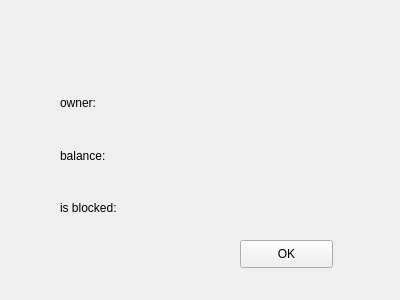
<?xml version="1.0" encoding="UTF-8"?>
<ui version="4.0">
 <class>accountInfo</class>
 <widget class="QWidget" name="accountInfo">
  <property name="geometry">
   <rect>
    <x>0</x>
    <y>0</y>
    <width>400</width>
    <height>300</height>
   </rect>
  </property>
  <property name="windowTitle">
   <string>Form</string>
  </property>
  <widget class="QPushButton" name="ok_pbn">
   <property name="geometry">
    <rect>
     <x>240</x>
     <y>240</y>
     <width>93</width>
     <height>28</height>
    </rect>
   </property>
   <property name="text">
    <string>OK</string>
   </property>
  </widget>
  <widget class="QWidget" name="verticalLayoutWidget">
   <property name="geometry">
    <rect>
     <x>60</x>
     <y>80</y>
     <width>160</width>
     <height>151</height>
    </rect>
   </property>
   <layout class="QVBoxLayout" name="verticalLayout">
    <item>
     <widget class="QLabel" name="owner_lbl">
      <property name="text">
       <string>owner: </string>
      </property>
     </widget>
    </item>
    <item>
     <widget class="QLabel" name="balance_lbl">
      <property name="text">
       <string>balance: </string>
      </property>
     </widget>
    </item>
    <item>
     <widget class="QLabel" name="is_blocked_lbl">
      <property name="text">
       <string>is blocked: </string>
      </property>
     </widget>
    </item>
   </layout>
  </widget>
 </widget>
 <resources/>
 <connections>
  <connection>
   <sender>ok_pbn</sender>
   <signal>clicked()</signal>
   <receiver>accountInfo</receiver>
   <slot>close()</slot>
   <hints>
    <hint type="sourcelabel">
     <x>286</x>
     <y>253</y>
    </hint>
    <hint type="destinationlabel">
     <x>199</x>
     <y>149</y>
    </hint>
   </hints>
  </connection>
 </connections>
</ui>
